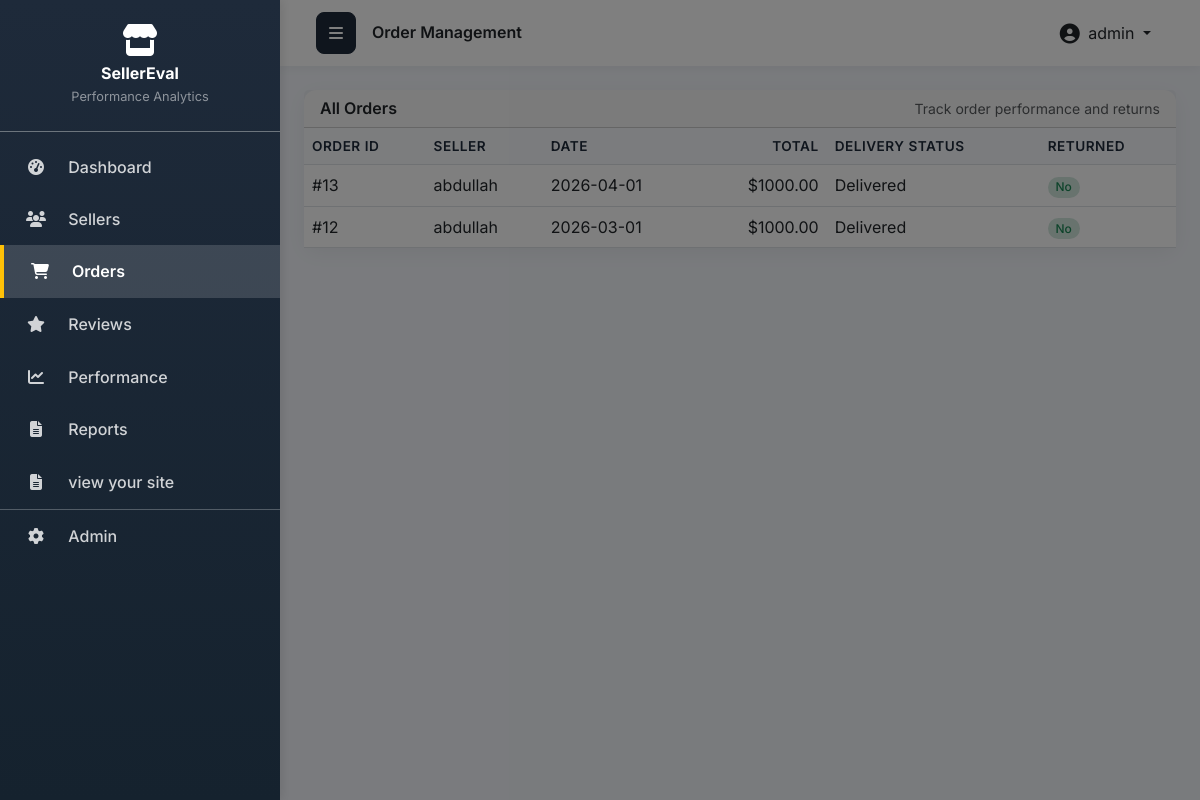
Screenshot of /orders/ (signed in) with the database file from the repository.
### appfyp/models.py (models this page shows, shortened)
class Order(models.Model):
    DELIVERY_STATUS = [
        ('Delivered', 'Delivered'),
        ('Delayed', 'Delayed'),
        ('Failed', 'Failed'),
    ]
    seller = models.ForeignKey(
        Seller,
        on_delete=models.CASCADE,
        related_name='orders',
        help_text="Seller who fulfilled this order"
    )
    order_date = models.DateField(help_text="Date when order was placed")
    total_amount = models.DecimalField(
        max_digits=10,
        decimal_places=2,
        validators=[MinValueValidator(0)],
        help_text="Total order value in currency"
    )
    delivery_status = models.CharField(
        max_length=20,
        choices=DELIVERY_STATUS,
        help_text="Current delivery status"
    )
    is_returned = models.BooleanField(
        default=False,
        help_text="Whether this order was returned by customer"
    )
    class Meta:
        ordering = ['-order_date']
        verbose_name = "Order"
        verbose_name_plural = "Orders"
        indexes = [
            models.Index(fields=['-order_date']),
            models.Index(fields=['seller', '-order_date']),
            models.Index(fields=['delivery_status']),
        ]

class Seller(models.Model):
    STATUS_CHOICES = [
        ('Active', 'Active'),
        ('Under Review', 'Under Review'),
        ('Suspended', 'Suspended'),
    ]
    name = models.CharField(max_length=100, help_text="Seller's business name")
    email = models.EmailField(unique=True, help_text="Seller's contact email")
    phone = models.CharField(max_length=15, help_text="Seller's contact phone number")
    address = models.TextField(help_text="Seller's business address")
    status = models.CharField(
        max_length=20,
        choices=STATUS_CHOICES,
        default='Active',
        help_text="Current status of the seller account"
    )
    created_at = models.DateTimeField(
        auto_now_add=True,
        help_text="Registration date - when seller joined the platform"
    )
    class Meta:
        ordering = ['-created_at']
        verbose_name = "Seller"
        verbose_name_plural = "Sellers"

### appfyp/views.py (the view)
# urls.py: path('orders/', views.order_list, name='order_list'),
@login_required
def order_list(request):
    orders = Order.objects.select_related('seller').all()
    search_query = request.GET.get('search', '')
    if search_query:
        try:
            order_id = int(search_query)
            orders = orders.filter(id=order_id)
        except ValueError:
            orders = orders.filter(seller__name__icontains=search_query)
    seller_filter = request.GET.get('seller', '')
    if seller_filter:
        orders = orders.filter(seller_id=seller_filter)
    delivery_filter = request.GET.get('delivery_status', '')
    if delivery_filter:
        orders = orders.filter(delivery_status=delivery_filter)
    return_filter = request.GET.get('returned', '')
    if return_filter == 'yes':
        orders = orders.filter(is_returned=True)
    elif return_filter == 'no':
        orders = orders.filter(is_returned=False)
    date_from = request.GET.get('date_from', '')
    date_to = request.GET.get('date_to', '')
    if date_from:
        orders = orders.filter(order_date__gte=date_from)
    if date_to:
        orders = orders.filter(order_date__lte=date_to)
    sort_by = request.GET.get('sort', '-order_date')
    if sort_by in ['order_date', '-order_date', 'total_amount', '-total_amount']:
        orders = orders.order_by(sort_by)
    else:
        orders = orders.order_by('-order_date')
    total_revenue = orders.aggregate(
        total=Sum('total_amount')
    )['total'] or 0
    orders_by_status = orders.values('delivery_status').annotate(
        count=Count('id')
    )
    context = {
        'orders': orders,
        'search_query': search_query,
        'seller_filter': seller_filter,
        'delivery_filter': delivery_filter,
        'return_filter': return_filter,
        'date_from': date_from,
        'date_to': date_to,
        'total_revenue': round(total_revenue, 2),
        'orders_by_status': orders_by_status,
        'sellers': Seller.objects.all().order_by('name'),
        'delivery_status_choices': Order.DELIVERY_STATUS,
    }
    return render(request, 'order_list.html', context)

### appfyp/templates/order_list.html (shortened to what this page needs)
{% extends 'base.html' %}
{% load static %}
{% block page_title %}Order Management{% endblock %}
{% block content %}
<div class="card">
    <div class="card-header d-flex justify-content-between align-items-center">
        <h5 class="mb-0 fw-semibold">All Orders</h5>
        <span class="small text-muted">Track order performance and returns</span>
    </div>
    <div class="card-body p-0">
        <div class="table-responsive">
            <table class="table mb-0 align-middle">
                <thead>
                    <tr>
                        <th scope="col">Order ID</th>
                        <th scope="col">Seller</th>
                        <th scope="col">Date</th>
                        <th scope="col" class="text-end">Total</th>
                        <th scope="col">Delivery Status</th>
                        <th scope="col">Returned</th>
                    </tr>
                </thead>
                <tbody>
                    {% for order in orders %}
                        <tr>
                            <td>#{{ order.id }}</td>
                            <td>{{ order.seller.name }}</td>
                            <td>{{ order.order_date|date:"Y-m-d" }}</td>
                            <td class="text-end">
                                ${{ order.total_amount }}
                            </td>
                            <td>{{ order.get_delivery_status_display }}</td>
                            <td>
                                {% if order.is_returned %}
                                    <span class="badge bg-danger-subtle text-danger">Yes</span>
                                {% else %}
                                    <span class="badge bg-success-subtle text-success">No</span>
                                {% endif %}
                            </td>
                        </tr>
                    {% empty %}
                        <tr>
                            <td colspan="6" class="text-center text-muted py-3">
                                No orders found.
                            </td>
                        </tr>
                    {% endfor %}
                </tbody>
            </table>
        </div>
    </div>
</div>
{% endblock %}

### appfyp/templates/base.html (shortened to what this page needs)
<!DOCTYPE html>
<html lang="en">
<head>
    <link href="https://cdn.jsdelivr.net/npm/bootstrap@5.3.0/dist/css/bootstrap.min.css" rel="stylesheet">
    <link rel="stylesheet" href="https://cdnjs.cloudflare.com/ajax/libs/font-awesome/6.4.0/css/all.min.css">
    {% load static %}
    <link rel="stylesheet" href="{% static 'css/output.css' %}">
</head>
<body>
    <div class="d-flex" id="wrapper">
        <div id="sidebar-overlay"></div>
        {% include 'includes/sidebar.html' %}
        <div id="page-content-wrapper">
            <nav class="navbar navbar-expand-lg">
                <div class="container-fluid">
                    <button class="btn btn-primary" id="menu-toggle">
                        <i class="fas fa-bars"></i>
                    </button>
                    <h4 class="ms-3 mb-0 fw-semibold">{% block page_title %}Dashboard{% endblock %}</h4>
                    <div class="ms-auto d-flex align-items-center">
                        <div class="dropdown">
                            <button class="btn btn-link text-dark text-decoration-none dropdown-toggle" type="button" id="userDropdown" data-bs-toggle="dropdown" aria-expanded="false">
                                <i class="fas fa-user-circle fa-lg me-1"></i>
                                {{ request.user.get_full_name|default:request.user.username }}
                            </button>
                        </div>
                    </div>
                </div>
            </nav>
            <div class="container-fluid p-4">
                {% block content %}{% endblock %}
            </div>
        </div>
    </div>
</body>
</html>

### appfyp/templates/base.html (style rules this page uses)
body { font-family: 'Inter', sans-serif; background-color: #f4f7fc; overflow-x: hidden; }
#wrapper { display: flex; min-height: 100vh; position: relative; }
#sidebar-overlay { display: none; position: fixed; top: 0; left: 0; width: 100%; height: 100%; background-color: rgba(0, 0, 0, 0.5); z-index: 999; transition: opacity 0.3s ease-in-out; }
#wrapper:not(.toggled) #sidebar-overlay { display: block; }
#page-content-wrapper { flex: 1; margin-left: 280px; min-width: 0; width: calc(100% - 280px); background-color: #f4f7fc; display: flex; flex-direction: column; transition: margin-left 0.3s ease-in-out; }
.navbar { background-color: #ffffff !important; box-shadow: 0 2px 10px rgba(0,0,0,0.05); padding: 0.75rem 1.5rem; position: sticky; top: 0; z-index: 100; }
.navbar .btn-primary { background-color: #1e2a3a; border-color: #1e2a3a; border-radius: 8px; padding: 0.5rem 0.75rem; }
.card { border: none; border-radius: 12px; box-shadow: 0 5px 20px rgba(0,0,0,0.05); transition: transform 0.2s, box-shadow 0.2s; }
.table thead th { border-top: none; background-color: #f8fafd; color: #1e2a3a; font-weight: 600; font-size: 0.85rem; text-transform: uppercase; letter-spacing: 0.5px; }
.badge { font-weight: 500; padding: 0.35em 0.65em; border-radius: 30px; }

### rows the page displays
Order: id "13", seller.name "abdullah", order_date "2026-04-01", total_amount "1000.00", delivery_status "Delivered", is_returned "No"
Order: id "12", seller.name "abdullah", order_date "2026-03-01", total_amount "1000.00", delivery_status "Delivered", is_returned "No"

### other values shown
{{ request.user.get_full_name|default:request.user.username }} "admin"
